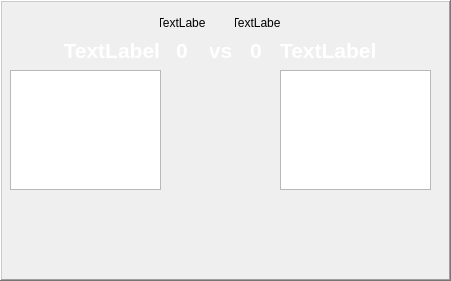
  <widget class="QFrame" name="frame">
   <property name="geometry">
    <rect>
     <x>50</x>
     <y>120</y>
     <width>451</width>
     <height>281</height>
    </rect>
   </property>
   <property name="frameShape">
    <enum>QFrame::WinPanel</enum>
   </property>
   <property name="frameShadow">
    <enum>QFrame::Raised</enum>
   </property>
   <widget class="QListWidget" name="listh1">
    <property name="geometry">
     <rect>
      <x>10</x>
      <y>70</y>
      <width>151</width>
      <height>120</height>
     </rect>
    </property>
    <property name="palette">
     <palette>
      <active>
       <colorrole role="Text">
        <brush brushstyle="SolidPattern">
         <color alpha="255">
          <red>255</red>
          <green>255</green>
          <blue>255</blue>
         </color>
        </brush>
       </colorrole>
      </active>
      <inactive>
       <colorrole role="Text">
        <brush brushstyle="SolidPattern">
         <color alpha="255">
          <red>255</red>
          <green>255</green>
          <blue>255</blue>
         </color>
        </brush>
       </colorrole>
      </inactive>
      <disabled>
       <colorrole role="Text">
        <brush brushstyle="SolidPattern">
         <color alpha="255">
          <red>120</red>
          <green>120</green>
          <blue>120</blue>
         </color>
        </brush>
       </colorrole>
      </disabled>
     </palette>
    </property>
    <property name="layoutDirection">
     <enum>Qt::RightToLeft</enum>
    </property>
   </widget>
   <widget class="QListWidget" name="lista1">
    <property name="geometry">
     <rect>
      <x>280</x>
      <y>70</y>
      <width>151</width>
      <height>120</height>
     </rect>
    </property>
    <property name="palette">
     <palette>
      <active>
       <colorrole role="Text">
        <brush brushstyle="SolidPattern">
         <color alpha="255">
          <red>255</red>
          <green>255</green>
          <blue>255</blue>
         </color>
        </brush>
       </colorrole>
      </active>
      <inactive>
       <colorrole role="Text">
        <brush brushstyle="SolidPattern">
         <color alpha="255">
          <red>255</red>
          <green>255</green>
          <blue>255</blue>
         </color>
        </brush>
       </colorrole>
      </inactive>
      <disabled>
       <colorrole role="Text">
        <brush brushstyle="SolidPattern">
         <color alpha="255">
          <red>120</red>
          <green>120</green>
          <blue>120</blue>
         </color>
        </brush>
       </colorrole>
      </disabled>
     </palette>
    </property>
   </widget>
   <widget class="QLabel" name="a1">
    <property name="geometry">
     <rect>
      <x>250</x>
      <y>40</y>
      <width>21</width>
      <height>20</height>
     </rect>
    </property>
    <property name="palette">
     <palette>
      <active>
       <colorrole role="WindowText">
        <brush brushstyle="SolidPattern">
         <color alpha="255">
          <red>255</red>
          <green>255</green>
          <blue>255</blue>
         </color>
        </brush>
       </colorrole>
      </active>
      <inactive>
       <colorrole role="WindowText">
        <brush brushstyle="SolidPattern">
         <color alpha="255">
          <red>255</red>
          <green>255</green>
          <blue>255</blue>
         </color>
        </brush>
       </colorrole>
      </inactive>
      <disabled>
       <colorrole role="WindowText">
        <brush brushstyle="SolidPattern">
         <color alpha="255">
          <red>120</red>
          <green>120</green>
          <blue>120</blue>
         </color>
        </brush>
       </colorrole>
      </disabled>
     </palette>
    </property>
    <property name="font">
     <font>
      <family>Segoe UI</family>
      <pointsize>16</pointsize>
      <weight>75</weight>
      <bold>true</bold>
     </font>
    </property>
    <property name="styleSheet">
     <string notr="true"/>
    </property>
    <property name="text">
     <string>0</string>
    </property>
   </widget>
   <widget class="QLabel" name="t2">
    <property name="geometry">
     <rect>
      <x>280</x>
      <y>40</y>
      <width>150</width>
      <height>21</height>
     </rect>
    </property>
    <property name="palette">
     <palette>
      <active>
       <colorrole role="WindowText">
        <brush brushstyle="SolidPattern">
         <color alpha="255">
          <red>255</red>
          <green>255</green>
          <blue>255</blue>
         </color>
        </brush>
       </colorrole>
      </active>
      <inactive>
       <colorrole role="WindowText">
        <brush brushstyle="SolidPattern">
         <color alpha="255">
          <red>255</red>
          <green>255</green>
          <blue>255</blue>
         </color>
        </brush>
       </colorrole>
      </inactive>
      <disabled>
       <colorrole role="WindowText">
        <brush brushstyle="SolidPattern">
         <color alpha="255">
          <red>120</red>
          <green>120</green>
          <blue>120</blue>
         </color>
        </brush>
       </colorrole>
      </disabled>
     </palette>
    </property>
    <property name="font">
     <font>
      <family>Segoe UI</family>
      <pointsize>16</pointsize>
      <weight>75</weight>
      <bold>true</bold>
     </font>
    </property>
    <property name="styleSheet">
     <string notr="true"/>
    </property>
    <property name="text">
     <string>TextLabel</string>
    </property>
   </widget>
   <widget class="QLabel" name="h1">
    <property name="geometry">
     <rect>
      <x>176</x>
      <y>40</y>
      <width>21</width>
      <height>20</height>
     </rect>
    </property>
    <property name="palette">
     <palette>
      <active>
       <colorrole role="WindowText">
        <brush brushstyle="SolidPattern">
         <color alpha="255">
          <red>255</red>
          <green>255</green>
          <blue>255</blue>
         </color>
        </brush>
       </colorrole>
      </active>
      <inactive>
       <colorrole role="WindowText">
        <brush brushstyle="SolidPattern">
         <color alpha="255">
          <red>255</red>
          <green>255</green>
          <blue>255</blue>
         </color>
        </brush>
       </colorrole>
      </inactive>
      <disabled>
       <colorrole role="WindowText">
        <brush brushstyle="SolidPattern">
         <color alpha="255">
          <red>120</red>
          <green>120</green>
          <blue>120</blue>
         </color>
        </brush>
       </colorrole>
      </disabled>
     </palette>
    </property>
    <property name="font">
     <font>
      <family>Segoe UI</family>
      <pointsize>16</pointsize>
      <weight>75</weight>
      <bold>true</bold>
     </font>
    </property>
    <property name="styleSheet">
     <string notr="true"/>
    </property>
    <property name="text">
     <string>0</string>
    </property>
   </widget>
   <widget class="QLabel" name="vs1">
    <property name="geometry">
     <rect>
      <x>210</x>
      <y>40</y>
      <width>21</width>
      <height>20</height>
     </rect>
    </property>
    <property name="palette">
     <palette>
      <active>
       <colorrole role="WindowText">
        <brush brushstyle="SolidPattern">
         <color alpha="255">
          <red>255</red>
          <green>255</green>
          <blue>255</blue>
         </color>
        </brush>
       </colorrole>
      </active>
      <inactive>
       <colorrole role="WindowText">
        <brush brushstyle="SolidPattern">
         <color alpha="255">
          <red>255</red>
          <green>255</green>
          <blue>255</blue>
         </color>
        </brush>
       </colorrole>
      </inactive>
      <disabled>
       <colorrole role="WindowText">
        <brush brushstyle="SolidPattern">
         <color alpha="255">
          <red>120</red>
          <green>120</green>
          <blue>120</blue>
         </color>
        </brush>
       </colorrole>
      </disabled>
     </palette>
    </property>
    <property name="font">
     <font>
      <family>Segoe UI</family>
      <pointsize>16</pointsize>
      <weight>75</weight>
      <bold>true</bold>
     </font>
    </property>
    <property name="styleSheet">
     <string notr="true"/>
    </property>
    <property name="text">
     <string>vs</string>
    </property>
    <property name="alignment">
     <set>Qt::AlignCenter</set>
    </property>
   </widget>
   <widget class="QLabel" name="t1">
    <property name="geometry">
     <rect>
      <x>10</x>
      <y>40</y>
      <width>150</width>
      <height>21</height>
     </rect>
    </property>
    <property name="palette">
     <palette>
      <active>
       <colorrole role="WindowText">
        <brush brushstyle="SolidPattern">
         <color alpha="255">
          <red>255</red>
          <green>255</green>
          <blue>255</blue>
         </color>
        </brush>
       </colorrole>
       <colorrole role="Text">
        <brush brushstyle="SolidPattern">
         <color alpha="255">
          <red>0</red>
          <green>0</green>
          <blue>0</blue>
         </color>
        </brush>
       </colorrole>
      </active>
      <inactive>
       <colorrole role="WindowText">
        <brush brushstyle="SolidPattern">
         <color alpha="255">
          <red>255</red>
          <green>255</green>
          <blue>255</blue>
         </color>
        </brush>
       </colorrole>
       <colorrole role="Text">
        <brush brushstyle="SolidPattern">
         <color alpha="255">
          <red>0</red>
          <green>0</green>
          <blue>0</blue>
         </color>
        </brush>
       </colorrole>
      </inactive>
      <disabled>
       <colorrole role="WindowText">
        <brush brushstyle="SolidPattern">
         <color alpha="255">
          <red>120</red>
          <green>120</green>
          <blue>120</blue>
         </color>
        </brush>
       </colorrole>
       <colorrole role="Text">
        <brush brushstyle="SolidPattern">
         <color alpha="255">
          <red>120</red>
          <green>120</green>
          <blue>120</blue>
         </color>
        </brush>
       </colorrole>
      </disabled>
     </palette>
    </property>
    <property name="font">
     <font>
      <family>Segoe UI</family>
      <pointsize>16</pointsize>
      <weight>75</weight>
      <bold>true</bold>
     </font>
    </property>
    <property name="styleSheet">
     <string notr="true"/>
    </property>
    <property name="text">
     <string>TextLabel</string>
    </property>
    <property name="alignment">
     <set>Qt::AlignRight|Qt::AlignTrailing|Qt::AlignVCenter</set>
    </property>
   </widget>
   <widget class="QLabel" name="l1">
    <property name="geometry">
     <rect>
      <x>160</x>
      <y>0</y>
      <width>45</width>
      <height>45</height>
     </rect>
    </property>
    <property name="text">
     <string>TextLabel</string>
    </property>
    <property name="alignment">
     <set>Qt::AlignCenter</set>
    </property>
   </widget>
   <widget class="QLabel" name="l2">
    <property name="geometry">
     <rect>
      <x>235</x>
      <y>0</y>
      <width>45</width>
      <height>45</height>
     </rect>
    </property>
    <property name="text">
     <string>TextLabel</string>
    </property>
    <property name="alignment">
     <set>Qt::AlignCenter</set>
    </property>
   </widget>
  </widget>
